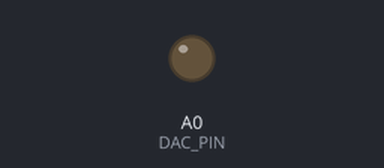
This sketch was run on a simulated Arduino Uno, built with avr-gcc and run on an emulated ATmega328P. Parts: output pins drawn as LEDs (lit = HIGH). Random numbers use the default seed unless the sketch sets one.

Above: at 0.63 s.
At 35.7 s:
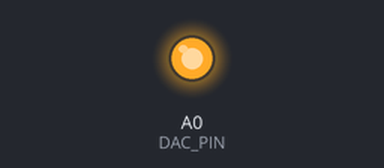
Timing chart, 0 to 40.0 s (numbered marks = the images above):
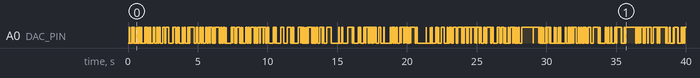

The sketch:

dac_piezo.ino
```cpp
#define DAC_PIN A0

int currentValue = 0;

void setup() {
  Serial.begin(9600);

  pinMode(DAC_PIN, OUTPUT);

  randomSeed(analogRead(A1));// initializes the pseudo-random number generator, causing it to start at an arbitrary point in its random sequence.
}

void loop() {
  int change = random(-100, 101); // generates pseudo-random numbers from a range.

  if (change < -80) currentValue = 0;
  if (change > 80) currentValue = 4095;

  analogWrite(DAC_PIN, currentValue);
  delay(10);
}
```
